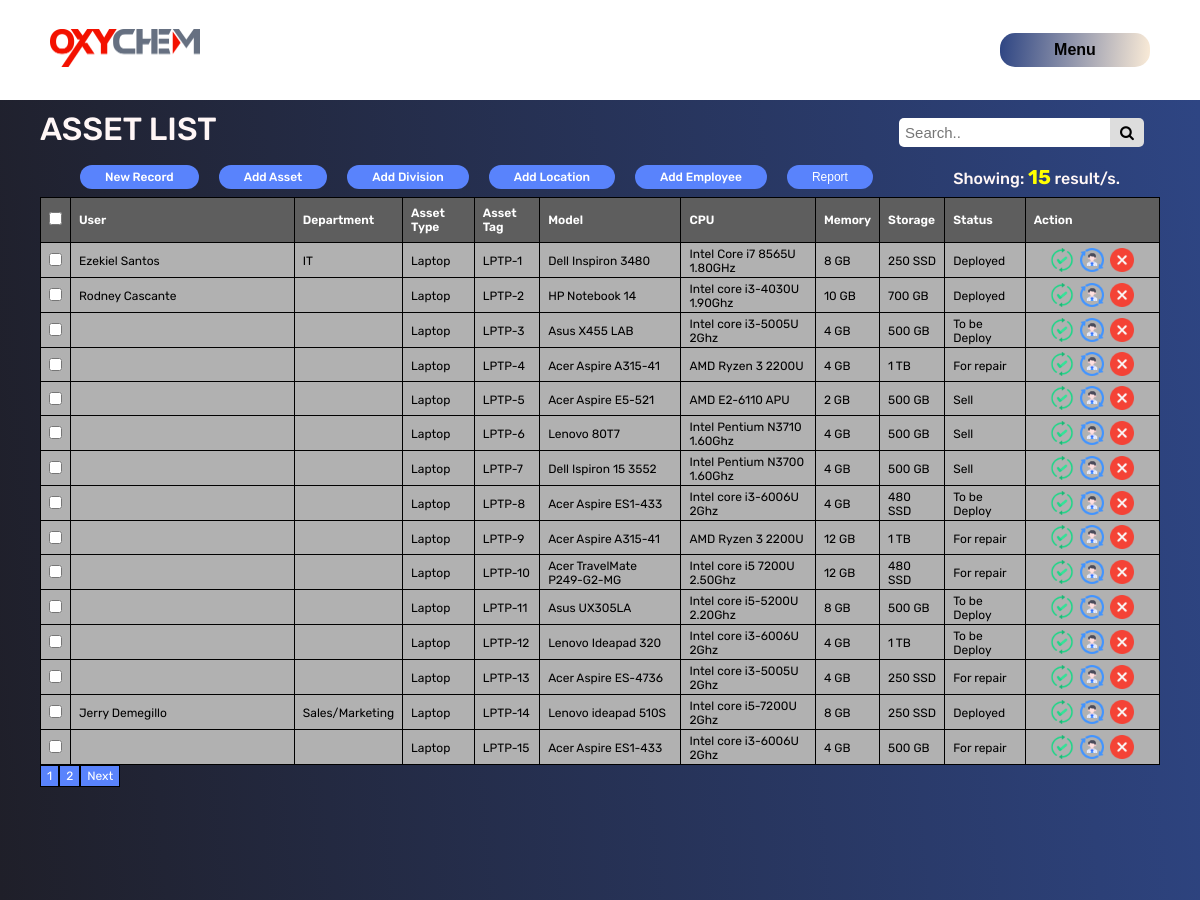
Page /admin/dashboard.php (signed in) on the committed database.
### tables this page shows
CREATE TABLE `assets_tbl` (
  `id` int(11) NOT NULL,
  `department` varchar(120) NOT NULL,
  `assettype` varchar(120) NOT NULL,
  `assettag` varchar(120) NOT NULL,
  `model` varchar(120) NOT NULL,
  `serial` varchar(120) NOT NULL,
  `supplier` varchar(120) NOT NULL,
  `CPU` varchar(120) NOT NULL,
  `MEMORY` varchar(120) NOT NULL,
  `STORAGE` varchar(120) NOT NULL,
  `OS` varchar(120) NOT NULL,
  `Others` varchar(120) NOT NULL,
  `assigned` varchar(120) NOT NULL,
  `lastused` varchar(120) NOT NULL,
  `status` varchar(120) NOT NULL,
  `location` varchar(120) NOT NULL,
  `datepurchased` date NOT NULL,
  `cost` int(11) NOT NULL,
  `repair_cost` int(11) NOT NULL,
  `remarks` varchar(120) NOT NULL,
  `datedeployed` date NOT NULL,
  `dateturnover` date NOT NULL,
  `accountability_ref` varchar(120) NOT NULL,
  `turnover_ref` varchar(120) NOT NULL,
  `reason` varchar(120) NOT NULL
);

### php/functions.php (called while the page is built, shortened)
<?php
$db = new Connection();
?>

### php/db_connection.php (called while the page is built, shortened)
<?php
include 'functions.php';
class Connection {
    public $host = "localhost";
    public $user = "root";
    public $password = "";
    public $db_name = "db_oxychem";
    public function __construct() {
        $this->conn = mysqli_connect($this->host, $this->user, $this->password, $this->db_name);
    }
}
?>

### admin/dashboard.php (the view, shortened to what this page needs)
<?php
require_once '../php/db_connection.php';
?>
<!DOCTYPE html>
<html lang="en">
<head>
    <link rel="stylesheet" href="../css/styles.css">
    <link rel="stylesheet" href="https://cdnjs.cloudflare.com/ajax/libs/font-awesome/4.7.0/css/font-awesome.min.css">
</head>
<body>
<?php include '../inc/header.php'; ?>
<div class="content">
    <div class="title">
        <h1> ASSET LIST </h1>
        <div class="search-container">
        <form action="" method="POST">
            <input type="text" placeholder="Search.." name="search">
            <button type="submit"><i class="fa fa-search"></i></button>
        </form>
        </div>
    </div>
    <form action="" method="get">
        <div class="table-nav">
            <div class="link-btns">
                <a href="add-assets.php" class="link-btn">New Record</a>
                <a href="../php/add_assetItem.php" class="link-btn">Add Asset</a>
                <a href="../php/add_division.php" class="link-btn">Add Division</a>
                <a href="../php/add_location.php" class="link-btn">Add Location</a>
                <a href="../php/add_emp_info.php" class="link-btn">Add Employee</a>
                <button type="submit" formaction="report.php" class="link-btn" name="turnover" >Report</button>
            </div>
            <?php
                $sqlSelectAll = "SELECT * FROM assets_tbl WHERE status!='Archive'";
                $results = mysqli_query($db->conn, $sqlSelectAll);
                $results_per_page = 15;
                if (!isset ($_GET['page']) ) {
                    $page = 1;
                } else {
                    $page = $_GET['page'];
                }
                $rowCount = $results->num_rows;
                $number_of_page = ceil ($rowCount / $results_per_page);
                $page_first_result = ($page-1) * $results_per_page;
                if(isset($_POST['search']) && $_POST['search'] != "") {
                    $search = $_POST['search'];
                    $sql = "SELECT * FROM assets_tbl WHERE status!='Archive' AND (assigned LIKE '$search%' OR assigned LIKE '%$search' OR assigned LIKE '%$search%' OR department LIKE '%$search%'
                    OR assettype LIKE '%$search%' OR status LIKE '%$search%' OR location LIKE '%$search%'
                    OR assettag LIKE '%$search%' OR model LIKE '%$search%' OR CPU LIKE '%$search%' OR MEMORY LIKE '%$search%' OR STORAGE LIKE '%$search%'
                    OR remarks LIKE '%$search%' OR Others LIKE '%$search%') LIMIT " . $results_per_page;
                } else {
                    $sql =  "SELECT * FROM assets_tbl WHERE status!='Archive' LIMIT ". $page_first_result . ',' . $results_per_page;
                }
                $res = mysqli_query($db->conn, $sql);
                $rowCountPage = $res->num_rows;
            ?>
            <div class="count">
                <p>Showing: <b style="color: yellow; font-size: 20px;"><?php echo $rowCountPage; ?></b> result/s.</p>
            </div>
        </div>
        <table class="assets-table" id="myTable">
            <thead>
            <tr>
                <th><input type="checkbox" onClick="toggle(this)" id="selectAll" name="selectAll"></th>
                <th width="20%">User</th>
                <th width="1%">Department</th>
                <th>Asset Type</th>
                <th>Asset Tag</th>
                <th>Model</th>
                <th>CPU</th>
                <th>Memory</th>
                <th>Storage</th>
                <th>Status</th>
                <th coslpan="3" width="12%">Action</th>
            </tr>
            </thead>
            <tbody>
            <tr>
            <?php
                while ($row = mysqli_fetch_array($res)) {
            ?>
                <td><input type="checkbox" id="select" name="select[]" value="<?php echo $row['id']; ?>"></td>
                <td><?php echo $row['assigned']; ?></td>
                <td><?php echo $row['department']; ?></td>
                <td><?php echo $row['assettype']; ?></td>
                <td><?php echo $row['assettag']; ?></td>
                <td><?php echo $row['model']; ?></td>
                <td><?php echo $row['CPU']; ?></td>
                <td><?php echo $row['MEMORY']; ?></td>
                <td><?php echo $row['STORAGE']; ?></td>
                <td><?php echo $row['status']; ?></td>
                <td>
                <center>
                    <a href="../update/assetUpd.php?id=<?php echo $row['id']; ?>"><img src="../assets/icons/update.png" width="24px"></a>&nbsp;
                    <a href="../update/turnoverUpd.php?id=<?php echo $row['id']; ?>"><img src="../assets/icons/turnover.png" width="24px"></a>&nbsp;
                    <a href="../update/remove.php?assetID=<?php echo $row['id']; ?>" onclick="return checkDelete()"><img src="../assets/icons/remove.png" width="24px"></a>
                </center>
                </td>
            </tr>
            </tbody>
            <?php
                }
            ?>
        </table>
        <?php
            for($i = 1; $i<= $number_of_page; $i++) {
                echo '<a href = "dashboard.php?page=' . $i . '" class="next">' . $i . '</a>';
            }
            if ($page < $number_of_page) {
                echo '<a href="dashboard.php?page=' . ($page + 1) . '" class="next">Next</a>';
            }
        ?>
        <br>
    </form>
</div>
</body>
</html>

### css/styles.css (style rules this page uses)
* { margin: 0; padding: 0; box-sizing: border-box; scroll-behavior: smooth; }
:root { --bg-color: #1F1F29; --main-color: #5983FC; --sec-color: #3E60C1; --ter-color: #2E4583; }
h1, h2, p, a, label { font-family: "Rubik", sans-serif; font-weight: 500; }
a { font-family: "Rubik", sans-serif; text-decoration: none; color: white; }
body { background-color: var(--ter-color); color: rgb(255, 246, 246); font-family: "Rubik", sans-serif; min-height: 100dvh; overflow: hidden; }
.content { min-height: 100dvh; background: linear-gradient(-95deg, var(--ter-color), var(--bg-color)); width: 100%; padding: 10px 40px; }
.table-nav { display: flex; justify-content: space-evenly; }
.assets-table, table { background-color: #b1b1b1; color: black; font-size: 12px; width: 100%; border-collapse: collapse; }
th, td { border: 1px solid black; text-align: left; padding: 4px 8px 2px 8px; }
th { font-weight: 600; padding: 8px; background-color: rgb(94, 94, 94); color: white; }
.count { display: flex; align-items: center; text-wrap: nowrap; padding: 5px 40px; height: 40px; font-size: 16px; }
.next { font-weight: 400; font-size: 12px; padding: 3px 6px 3px; border: 1px solid black; background-color: #5983FC; }
.link-btns { display: flex; align-items: center; gap: 20px; padding: 5px 40px; height: 40px; width: 100%; }
.link-btn { background-color: var(--main-color); padding: 5px 25px; border-radius: 15px; font-size: 12px; border: none; color: white; cursor: pointer; transition: all .3s; }
.title { display: flex; justify-content: space-between; }
.search-container { font-size: 5px; margin-bottom: 10px; }
input[type=text], input[type=select], input[type=date] { padding-left: 15px; border-radius: 5px 0 0 5px; padding: 6px; margin-top: 8px; font-size: 15px; border: none; }
.search-container button { border-radius: 0 5px 5px 0; float: right; padding: 6px 10px; margin-top: 8px; margin-right: 16px; background: #ddd; font-size: 15px; border: none; cursor: pointer; }

### admin/dashboard.php (style rules this page uses)
.table-nav { display: flex; justify-content: space-around; }

### rows in the picture
assets_tbl: assigned "Ezekiel Santos", department "IT", assettype "Laptop", assettag "LPTP-1", model "Dell Inspiron 3480", CPU "Intel Core i7 8565U 1.80GHz", MEMORY "8 GB", STORAGE "250 SSD", status "Deployed"
assets_tbl: assigned "Rodney Cascante", assettype "Laptop", assettag "LPTP-2", model "HP Notebook 14", CPU "Intel core i3-4030U 1.90Ghz", MEMORY "10 GB", STORAGE "700 GB", status "Deployed"
assets_tbl: assettype "Laptop", assettag "LPTP-3", model "Asus X455 LAB", CPU "Intel core i3-5005U 2Ghz", MEMORY "4 GB", STORAGE "500 GB", status "To be Deploy"
assets_tbl: assettype "Laptop", assettag "LPTP-4", model "Acer Aspire A315-41", CPU "AMD Ryzen 3 2200U", MEMORY "4 GB", STORAGE "1 TB", status "For repair"
assets_tbl: assettype "Laptop", assettag "LPTP-5", model "Acer Aspire E5-521", CPU "AMD E2-6110 APU", MEMORY "2 GB", STORAGE "500 GB", status "Sell"
assets_tbl: assettype "Laptop", assettag "LPTP-6", model "Lenovo 80T7", CPU "Intel Pentium N3710 1.60Ghz", MEMORY "4 GB", STORAGE "500 GB", status "Sell"
assets_tbl: assettype "Laptop", assettag "LPTP-7", model "Dell Ispiron 15 3552", CPU "Intel Pentium N3700 1.60Ghz", MEMORY "4 GB", STORAGE "500 GB", status "Sell"
assets_tbl: assettype "Laptop", assettag "LPTP-8", model "Acer Aspire ES1-433", CPU "Intel core i3-6006U 2Ghz", MEMORY "4 GB", STORAGE "480 SSD", status "To be Deploy"
assets_tbl: assettype "Laptop", assettag "LPTP-9", model "Acer Aspire A315-41", CPU "AMD Ryzen 3 2200U", MEMORY "12 GB", STORAGE "1 TB", status "For repair"
assets_tbl: assettype "Laptop", assettag "LPTP-10", model "Acer TravelMate P249-G2-MG", CPU "Intel core i5 7200U 2.50Ghz", MEMORY "12 GB", STORAGE "480 SSD", status "For repair"
assets_tbl: assettype "Laptop", assettag "LPTP-11", model "Asus UX305LA", CPU "Intel core i5-5200U 2.20Ghz", MEMORY "8 GB", STORAGE "500 GB", status "To be Deploy"
assets_tbl: assettype "Laptop", assettag "LPTP-12", model "Lenovo Ideapad 320", CPU "Intel core i3-6006U 2Ghz", MEMORY "4 GB", STORAGE "1 TB", status "To be Deploy"
assets_tbl: assettype "Laptop", assettag "LPTP-13", model "Acer Aspire ES-4736", CPU "Intel core i3-5005U 2Ghz", MEMORY "4 GB", STORAGE "250 SSD", status "For repair"
assets_tbl: assigned "Jerry Demegillo", department "Sales/Marketing", assettype "Laptop", assettag "LPTP-14", model "Lenovo ideapad 510S", CPU "Intel core i5-7200U 2Ghz", MEMORY "8 GB", STORAGE "250 SSD", status "Deployed"
assets_tbl: assettype "Laptop", assettag "LPTP-15", model "Acer Aspire ES1-433", CPU "Intel core i3-6006U 2Ghz", MEMORY "4 GB", STORAGE "500 GB", status "For repair"

### other values in the picture
$rowCountPage "15"
